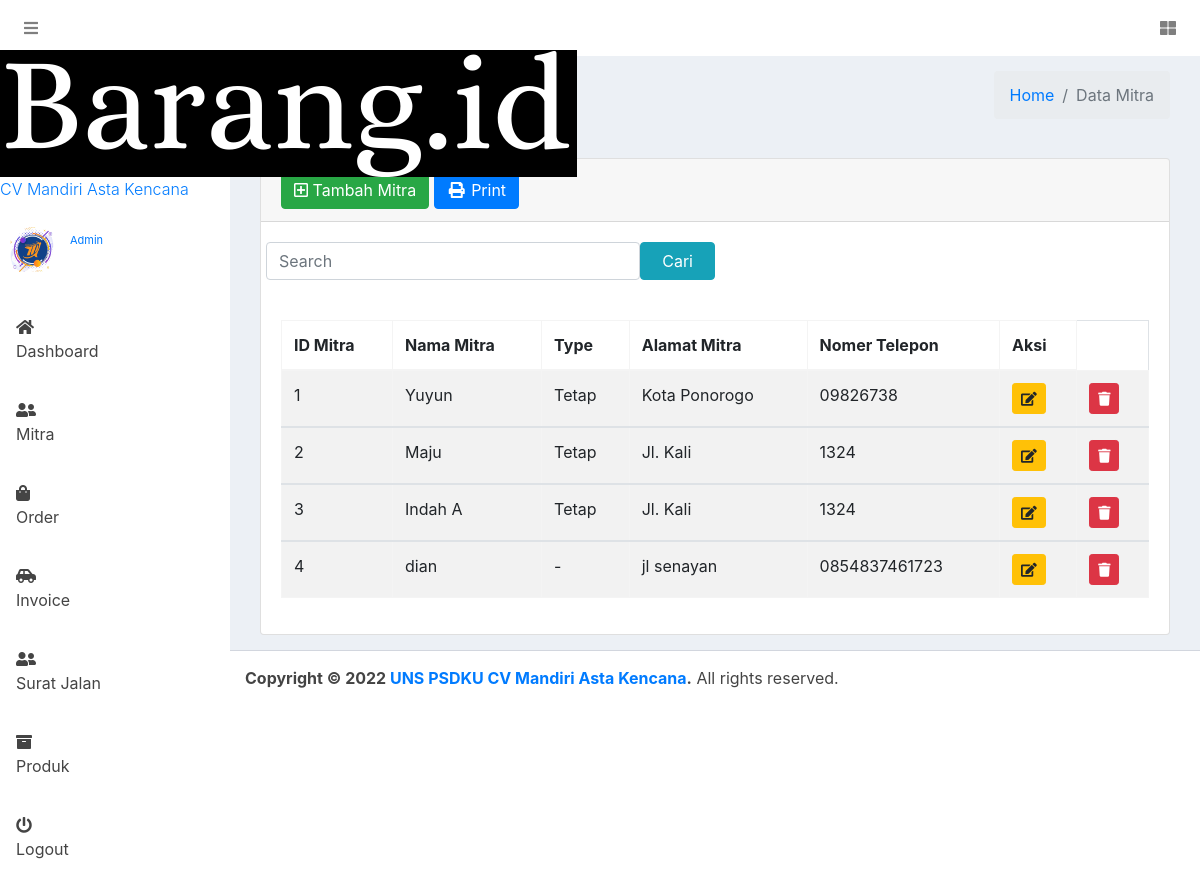
Screenshot of /index.php/admin/mitra/search with the database file from the repository.
### tables this page shows
CREATE TABLE `mitra` (
  `id` int(11) NOT NULL,
  `nama_mitra` varchar(255) NOT NULL,
  `type` varchar(255) NOT NULL,
  `alamat_mitra` varchar(255) NOT NULL,
  `no_telepon` varchar(255) NOT NULL
);

### application/controllers/admin/Mitra.php (called while the page is built, shortened)
<?php
class Mitra extends CI_Controller {
	public function search()
    {
		$data['page_title']       = ' Data Mitra';
		$this->load->model('model_mitra');
        $keyword = $this->input->post('keyword');
        $data['mitra'] = $this->model_mitra->get_keyword($keyword);
		$this->load->view('backend/template/meta', $data);
		$this->load->view('backend/template/navbar');
		$this->load->view('backend/template/sidebar');
		$this->load->view('backend/template/header');
		$this->load->view('backend/mitra/index');
		$this->load->view('backend/template/footer');
		$this->load->view('backend/template/js');
    }
}
?>

### index.php (called while the page is built, shortened)
<?php
require_once BASEPATH.'core/CodeIgniter.php';

### application/models/model_mitra.php (called while the page is built, shortened)
<?php
class Model_mitra extends CI_Model {
    public function get_keyword($keyword){
        $this->db->select('*');
        $this->db->from('mitra');
        $this->db->like('nama_mitra', $keyword);
        $this->db->or_like('type', $keyword);
        $this->db->or_like('alamat_mitra', $keyword);
        $this->db->or_like('no_telepon', $keyword);
        return $this->db->get()->result();
    }
}
?>

### application/views/backend/mitra/index.php (the view, shortened to what this page needs)
<section class="content">
      <div class="container-fluid">
        <div class="row">
          <div class="col-12">
            <div class="card">
              <div class="card-header">
                  <a href="<?php echo base_url(); ?>admin/mitra/tambah" class="btn btn-success"><i class="far fa-plus-square"></i> Tambah Mitra</a>
                  <a class="btn btn-primary" href="<?php echo base_url('admin/mitra/print') ?>"><i class="fas fa-fw fa-print"></i> Print</a>
              </div>
              <div class="card-body">
                <tr>
                      <td colspan="4">
                          <?php $attributes = array('class' => 'row'); ?>
                          <?php echo form_open('admin/mitra/search',$attributes);?>
                              <input type="text" name="keyword" placeholder="Search" class="form-control col-md-5">
                              <input type="submit" value="Cari" class="btn btn-info col-md-1">
                          <?php echo form_close();?>
                      </td>
                </tr>
              </div>
              <div class="card-body">
              <table id="example1" class="table table-bordered table-striped">
                  <thead>
                  <tr>
                    <th>ID Mitra</th>
                    <th>Nama Mitra</th>
                    <th>Type</th>
                    <th>Alamat Mitra</th>
                    <th>Nomer Telepon</th>
                    <th>Aksi</th>
                  </tr>
                  </thead>
                  <?php
                  $no = 1;
                  foreach ($mitra as $mitra) :
                  ?>
                  <tbody>
                    <td><?php echo $no++?></td>
                    <td><?php echo $mitra->nama_mitra ?></td>
                    <td><?php echo $mitra->type ?></td>
                    <td><?php echo $mitra->alamat_mitra ?></td>
                    <td><?php echo $mitra->no_telepon ?></td>
                        <td>
                            <?php echo anchor(
                                'admin/mitra/edit/' . $mitra->id,
                                '<div class="btn btn-warning btn-sm"><i class="fas fa-edit"></i></div>'
                            ) ?>
                        </td>
                        <td>
                            <a onclick="deleteConfirm('<?php echo site_url('admin/mitra/hapus/' . $mitra->id) ?>')" href="#!" class="btn btn-sm btn-danger "><i class="fa fa-trash"></i></a>
                        </td>
                  <?php endforeach; ?>
                </table>
              </div>
            </div>
          </div>
        </div>
      </div>
      </section>
</div>

### rows the page displays
mitra: nama_mitra "Yuyun", type "Tetap", alamat_mitra "Kota Ponorogo", no_telepon "09826738"
mitra: nama_mitra "Maju", type "Tetap", alamat_mitra "Jl. Kali", no_telepon "1324"
mitra: nama_mitra "Indah A", type "Tetap", alamat_mitra "Jl. Kali", no_telepon "1324"
mitra: nama_mitra "dian", type "-", alamat_mitra "jl senayan", no_telepon "0854837461723"

### other values shown
$page_title "Data Mitra"
